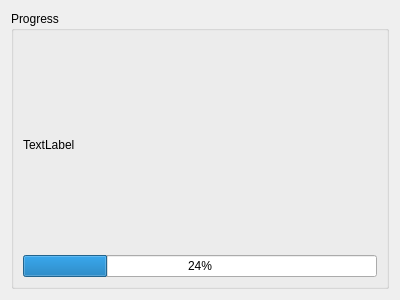
<?xml version="1.0" encoding="UTF-8"?>
<ui version="4.0">
 <class>Form</class>
 <widget class="QWidget" name="Form">
  <property name="geometry">
   <rect>
    <x>0</x>
    <y>0</y>
    <width>400</width>
    <height>300</height>
   </rect>
  </property>
  <property name="windowTitle">
   <string>Form</string>
  </property>
  <layout class="QGridLayout" name="gridLayout">
   <item row="0" column="0">
    <widget class="QGroupBox" name="groupBox">
     <property name="title">
      <string>Progress</string>
     </property>
     <layout class="QGridLayout" name="gridLayout_2">
      <item row="1" column="0">
       <widget class="QProgressBar" name="progressBar">
        <property name="value">
         <number>24</number>
        </property>
       </widget>
      </item>
      <item row="0" column="0">
       <widget class="QLabel" name="label">
        <property name="text">
         <string>TextLabel</string>
        </property>
       </widget>
      </item>
     </layout>
    </widget>
   </item>
  </layout>
 </widget>
 <resources/>
 <connections/>
</ui>
